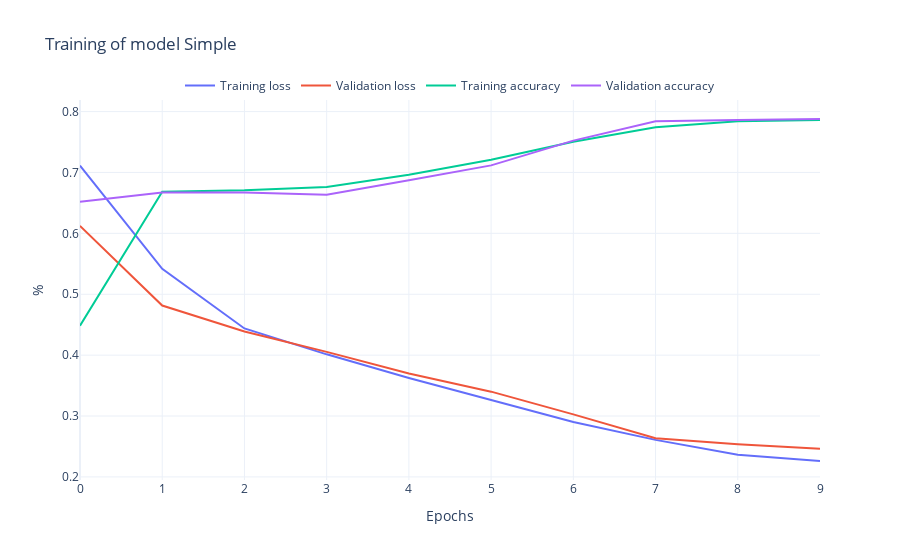

Notebook code cell kept with this figure:
### Markdown cell above
#### Plot the training and validation loss

### Code cell
rst.plot_history(history_simple, "Simple")

### Figure 1 — Plotly figure (JSON) as saved in the notebook; plotly's stock layout.template omitted (floating-point values rounded to 4 significant figures)
{"data": [{"mode": "lines", "name": "Training loss", "type": "scatter", "y": [0.7113, 0.5417, 0.4439, 0.4013, 0.3625, 0.3267, 0.2903, 0.2608, 0.2362, 0.2261]}, {"mode": "lines", "name": "Validation loss", "type": "scatter", "y": [0.6123, 0.4815, 0.4387, 0.4054, 0.3698, 0.34, 0.3027, 0.2634, 0.2535, 0.2461]}, {"mode": "lines", "name": "Training accuracy", "type": "scatter", "y": [0.4482, 0.6684, 0.6706, 0.6763, 0.6963, 0.7208, 0.7506, 0.7743, 0.7842, 0.7862]}, {"mode": "lines", "name": "Validation accuracy", "type": "scatter", "y": [0.6521, 0.667, 0.6672, 0.6634, 0.6873, 0.7116, 0.7523, 0.7842, 0.7861, 0.7878]}], "layout": {"legend": {"bgcolor": "rgba(255,255,255,0.5)", "orientation": "h", "x": 0.5, "xanchor": "center", "y": 1, "yanchor": "bottom"}, "title": {"text": "Training of model Simple"}, "xaxis": {"title": {"text": "Epochs"}}, "yaxis": {"title": {"text": "%"}}}}
